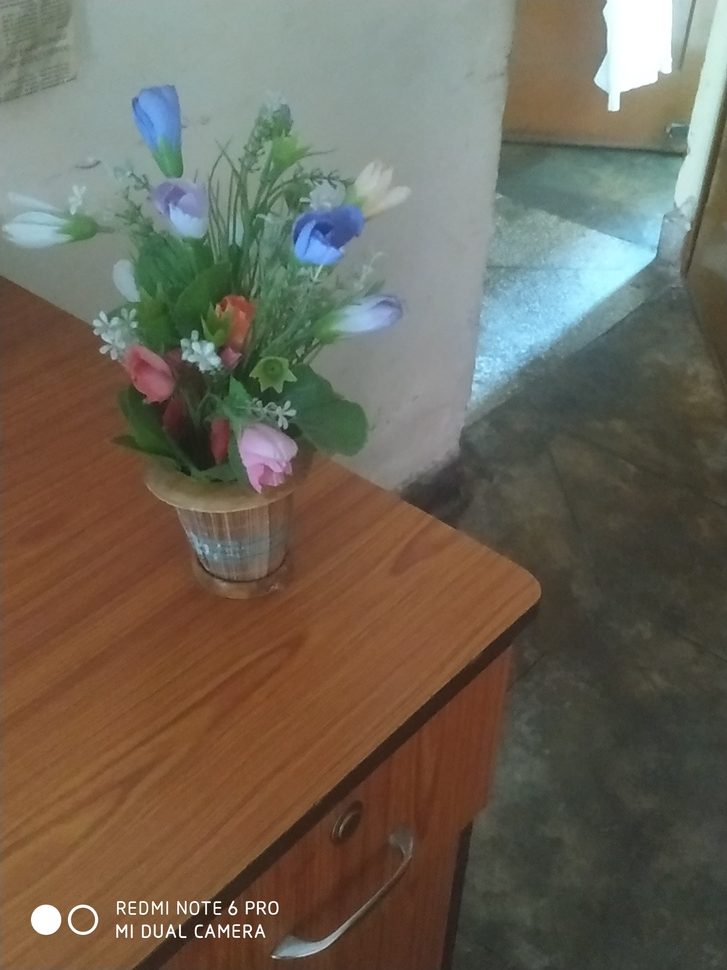
#> input picture Data/FlowerBlur.jpg, 727 x 970 px, shrunk from 3000 x 4000 before the run
$ jupyter execute RGBtoGray.ipynb
#> lines starting #> are read from the running program, lines starting #| are printed output that depends on the picture
[cell 1]
import sys
import cv2
import matplotlib.pyplot as plt
import numpy as np
plt.rcParams.update({'font.size': 22})
plt.imshow(np.array([[0,255],[255,0]]),cmap='gray')
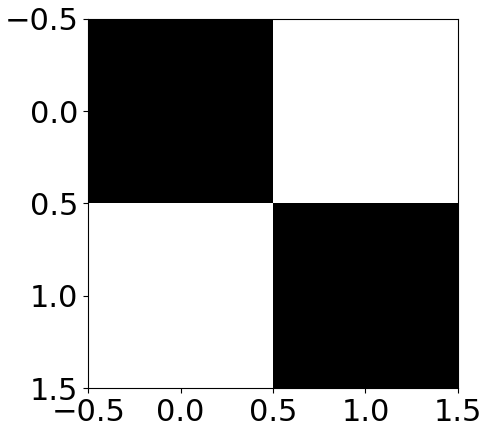
#> figure drawn by matplotlib, 1 panel

[cell 2]
imBGR = cv2.imread('../Data/FlowerBlur.jpg')
#> imBGR is the input picture: shape (970, 727, 3); mean B, G, R 87.8, 102, 109.4
img = cv2.cvtColor(imBGR, cv2.COLOR_BGR2RGB)
print(f'The image dimensions are {img.shape}\n & \nThe image pixel dtpe is {img.dtype}')
#| The image dimensions are (970, 727, 3)
#|  &
#| The image pixel dtpe is uint8

'Show image'
plt.figure(figsize=(8,8))
plt.imshow(img)

[cell 3]
def rgbtogray_AVG(img):
    return np.mean(img,axis=2)
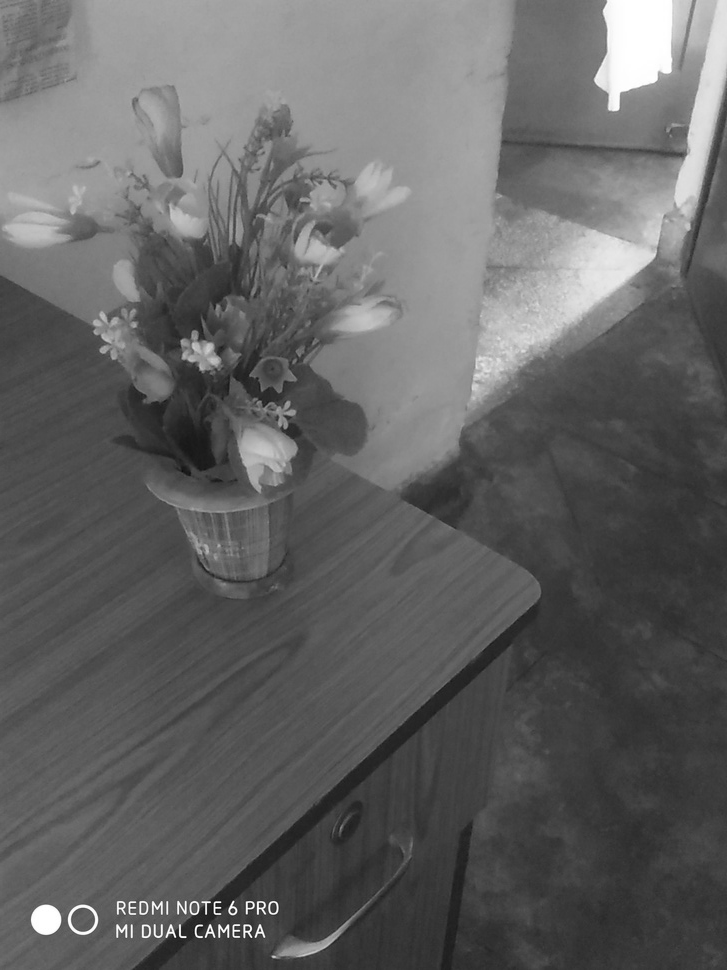
#> returned value: shape (970, 727) float64; min 12.33, max 255, mean 99.7
def rgbtogray_weighted(img):
    w_r,w_g,w_b=0.299,0.587,0.114
    imgray = w_r*img[...,0] + w_g*img[...,1] + w_b*img[...,2]
    return imgray
